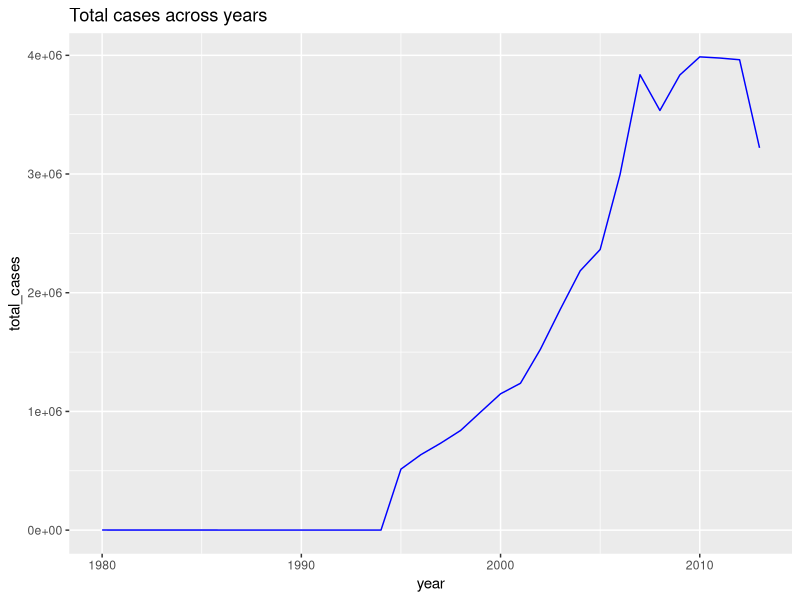
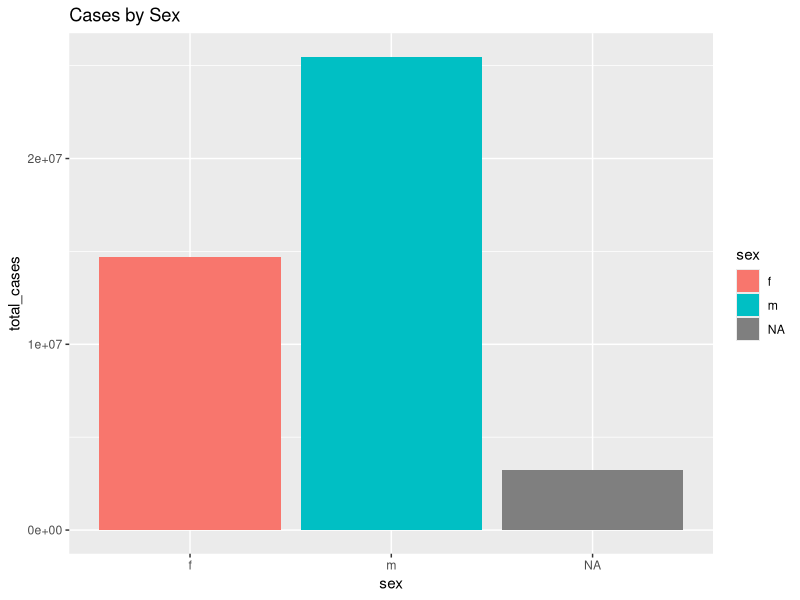

Source code (R) for these figures, in order:
library(tidyr)
library(dplyr)
library(ggplot2)

data("who")
glimpse(who)
View(who)
dim(who)

who_tidy=who %>%
  pivot_longer(new_sp_m014:newrel_f65,
               names_to = "key",
               values_to = "cases",
               values_drop_na = TRUE)
who_tidy

# seperate the key column 
who_ti=who_tidy %>%
  separate(key ,into = c("new","type","sexage"),sep = "_") %>%
  select(-new);who_ti

whoti=who_ti %>%
  mutate(
    sex=substr(sexage,1,1),  # start and the end position
    age=substr(sexage,2,nchar(sexage))
  )%>%
  select(-sexage);whoti


## summarize :
whoti %>%
  group_by(country)%>%
  summarise(total_cases=sum(cases,na.rm = TRUE))%>%
arrange(desc(total_cases))


whoti %>%
  group_by(sex) %>%
  summarise(total_count_by_sex=sum(cases,na.rm = TRUE))


whoti%>%
  group_by(year) %>%
  summarise(total_cases=sum(cases,na.rm = TRUE)) %>%
  ggplot(aes(x=year,y=total_cases))+
  geom_line(color="blue")+
  labs(title = "Total cases across years")

whoti %>%
  group_by(sex) %>%
  summarise(total_cases = sum(cases, na.rm = TRUE)) %>%
  ggplot(aes(x = sex, y = total_cases, fill = sex)) +
  geom_col() +
  labs(title = "Cases by Sex")


